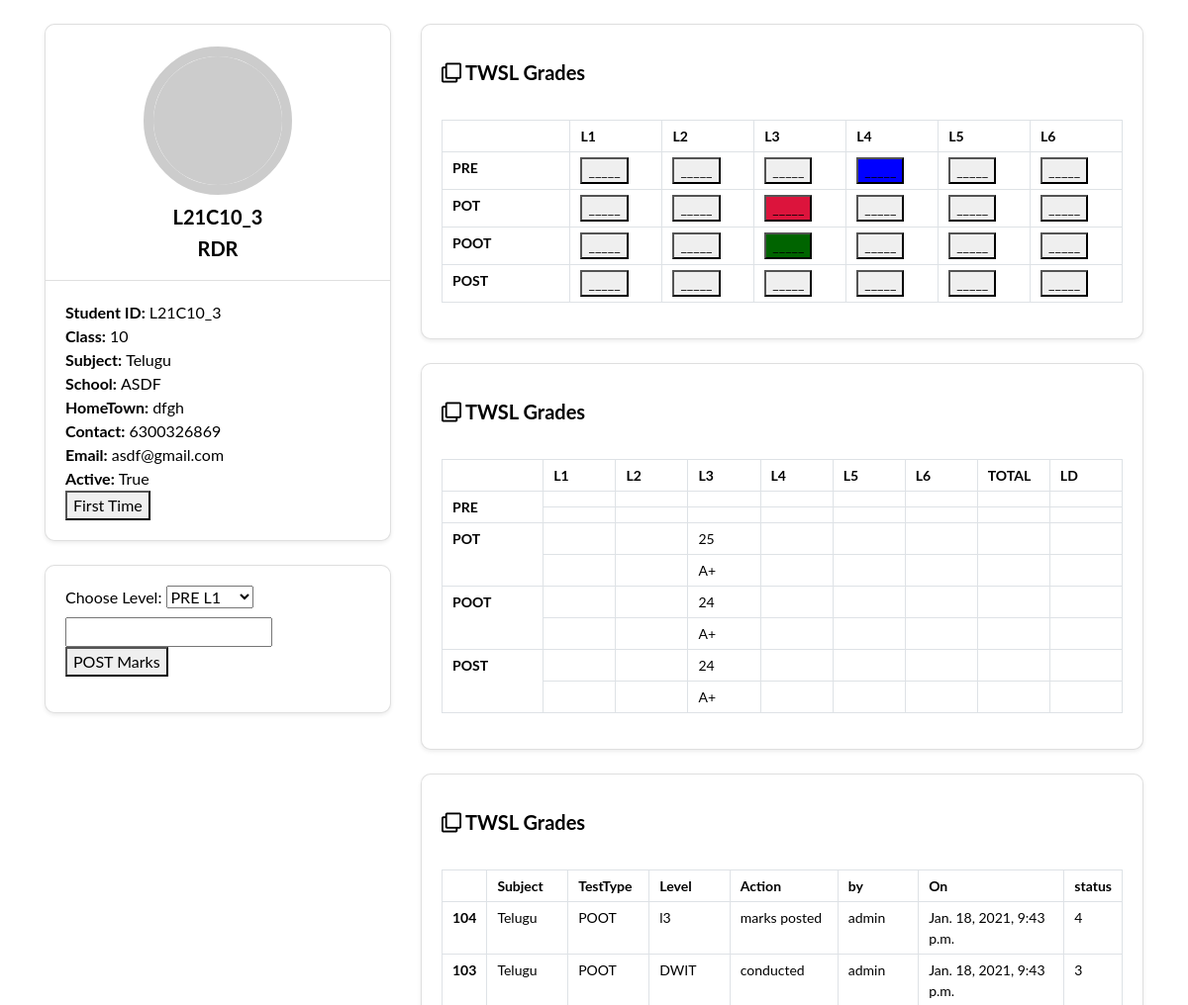
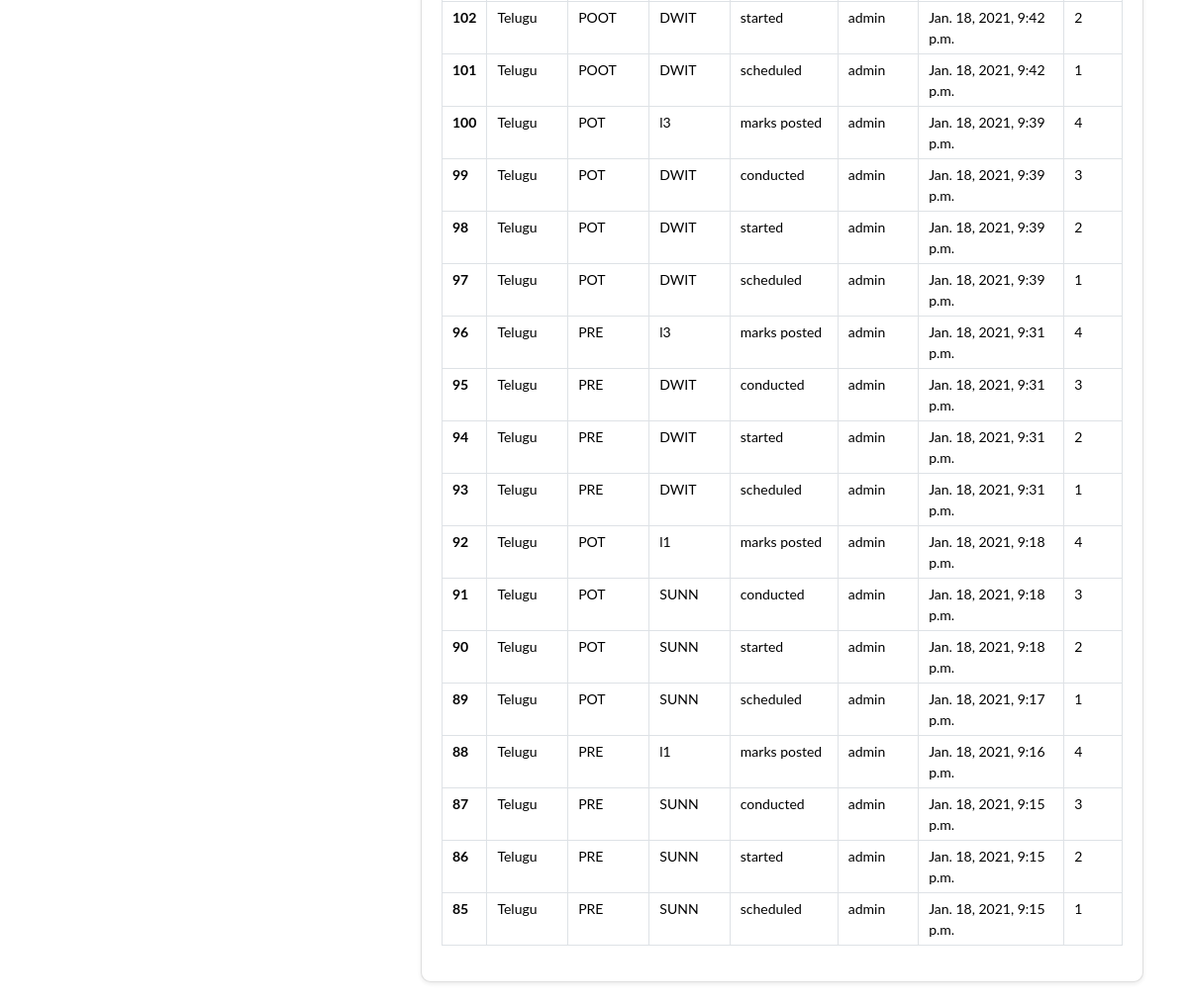
/profile/L21C10_3/ (signed in), run on the app's committed database (2 pictures, top to bottom).
### audio/models.py (models this page shows, shortened)
class StudentEnroll(models.Model):
    stuname = models.CharField(max_length=30)
    sk = models.CharField(max_length=10,default="dummmi")
    stusubject = models.CharField(max_length=30, default="Telugu")
    stuclass = models.CharField(max_length=10)
    stuschool = models.CharField(max_length=40)
    stutown = models.CharField(max_length=30)
    stucontact = models.CharField(max_length=12)
    stuemail= models.EmailField()
    is_active = models.BooleanField(default=True)
    def __str__(self):
        return self.sk + '   '+ self.stuname

class TestMarks(models.Model):
    student = models.OneToOneField(StudentEnroll, on_delete=models.CASCADE)
    PRE_l1 = models.CharField(default=' ', max_length=2)
    PRE_g1 = models.CharField(default=' ', max_length=2)
    PRE_l2 = models.CharField(default=' ', max_length=2)
    PRE_g2 = models.CharField(default=' ', max_length=2)
    PRE_l3 = models.CharField(default=' ', max_length=2)
    PRE_g3 = models.CharField(default=' ', max_length=2)
    PRE_l4 = models.CharField(default=' ', max_length=2)
    PRE_g4 = models.CharField(default=' ', max_length=2)
    PRE_l5 = models.CharField(default=' ', max_length=2)
    PRE_g5 = models.CharField(default=' ', max_length=2)
    PRE_l6 = models.CharField(default=' ', max_length=2)
    PRE_g6 = models.CharField(default=' ', max_length=2)
    POT_l1 = models.CharField(default=' ', max_length=2)
    POT_g1 = models.CharField(default=' ', max_length=2)
    POT_l2 = models.CharField(default=' ', max_length=2)
    POT_g2 = models.CharField(default=' ', max_length=2)
    POT_l3 = models.CharField(default=' ', max_length=2)
    POT_g3 = models.CharField(default=' ', max_length=2)
    POT_l4 = models.CharField(default=' ', max_length=2)
    POT_g4 = models.CharField(default=' ', max_length=2)
    POT_l5 = models.CharField(default=' ', max_length=2)
    POT_g5 = models.CharField(default=' ', max_length=2)
    POT_l6 = models.CharField(default=' ', max_length=2)
    POT_g6 = models.CharField(default=' ', max_length=2)
    POOT_l1 = models.CharField(default=' ', max_length=2)
    POOT_g1 = models.CharField(default=' ', max_length=2)
    POOT_l2 = models.CharField(default=' ', max_length=2)
    POOT_g2 = models.CharField(default=' ', max_length=2)
    POOT_l3 = models.CharField(default=' ', max_length=2)
    POOT_g3 = models.CharField(default=' ', max_length=2)
    POOT_l4 = models.CharField(default=' ', max_length=2)
    POOT_g4 = models.CharField(default=' ', max_length=2)
    POOT_l5 = models.CharField(default=' ', max_length=2)
    POOT_g5 = models.CharField(default=' ', max_length=2)
    POOT_l6 = models.CharField(default=' ', max_length=2)
    POOT_g6 = models.CharField(default=' ', max_length=2)
    POST_l1 = models.CharField(default=' ', max_length=2)
    POST_g1 = models.CharField(default=' ', max_length=2)
    POST_l2 = models.CharField(default=' ', max_length=2)
    POST_g2 = models.CharField(default=' ', max_length=2)
    POST_l3 = models.CharField(default=' ', max_length=2)
    POST_g3 = models.CharField(default=' ', max_length=2)
    POST_l4 = models.CharField(default=' ', max_length=2)
    POST_g4 = models.CharField(default=' ', max_length=2)
    POST_l5 = models.CharField(default=' ', max_length=2)
    POST_g5 = models.CharField(default=' ', max_length=2)
    POST_l6 = models.CharField(default=' ', max_length=2)
    POST_g6 = models.CharField(default=' ', max_length=2)
    def __str__(self):
        return self.student.stuname

class StudentTestStats(models.Model):
    testTypes= (
        ('PRE', 'PRE'),
        ('POT', 'POT'),
        ('POOT', 'POOT'),
        ('POST', 'POST'),
    )
    name = models.ForeignKey(StudentEnroll, on_delete=models.CASCADE) # need to remove
    subject = models.CharField(max_length= 20, default="Telugu")
    testtype = models.CharField(max_length=10, default="PRE")
    level = models.CharField(max_length=20, default="SUNN")
    status = models.IntegerField(default=1)
    action = models.CharField(max_length=40, default="---")
    datenow = models.DateTimeField(auto_now_add=True)
    conductedBy = models.ForeignKey(User, on_delete=models.CASCADE)
    timegap = models.CharField(default='-', max_length=2)
    times = models.CharField(default='-', max_length=2)

### audio/views.py (the view)
# urls.py: path('profile/<str:sk>/',views.studentprofile, name="studentprofile"),
@login_required
def studentprofile(request, sk):
    obj = StudentEnroll.objects.get(sk=sk)
    stats = StudentTestStats.objects.filter(name=obj).order_by('-datenow')
    try:
        marks = TestMarks.objects.get(student=obj)
    except:
        marks = {}
    print(marks)
    context = {"student_meta" : obj , "student_stats": stats, "marks": marks}
    return render(request, "student_profile.html", context)

### templates/student_profile.html (shortened to what this page needs)
         <!DOCTYPE html>
         <html>
         <head>
             <link rel='stylesheet' type='text/css' media='screen' href='https://cdnjs.cloudflare.com/ajax/libs/twitter-bootstrap/4.1.3/css/bootstrap.min.css'>
             <link rel='stylesheet' type='text/css' media='screen' href='https://cdnjs.cloudflare.com/ajax/libs/font-awesome/5.12.1/css/all.min.css'>
         </head>
         <body>
<div class="student-profile py-4">
    <div class="container">
      <div class="row">
        <div class="col-lg-4">
          <div class="card shadow-sm">
            <div class="card-header bg-transparent text-center">
              <img class="profile_img" src="https://placeimg.com/640/480/arch/any" alt="">
              <h3>{{ student_meta.sk }}</h3>
              <h3>{{ student_meta.stuname }}</h3>
            </div>
            <div class="card-body">
              <p class="mb-0"><strong class="pr-1">Student ID:</strong>{{ student_meta.sk }}</p>
              <p class="mb-0"><strong class="pr-1">Class:</strong>{{ student_meta.stuclass }}</p>
              <p class="mb-0"><strong class="pr-1">Subject:</strong>{{ student_meta.stusubject }}</p>
              <p class="mb-0"><strong class="pr-1">School:</strong>{{ student_meta.stuschool }}</p>
              <p class="mb-0"><strong class="pr-1">HomeTown:</strong>{{ student_meta.stutown }}</p>
              <p class="mb-0"><strong class="pr-1">Contact:</strong>{{ student_meta.stucontact }}</p>
              <p class="mb-0"><strong class="pr-1">Email:</strong>{{ student_meta.stuemail }}</p>
              <p class="mb-0"><strong class="pr-1">Active:</strong>{{ student_meta.is_active }}</p>
              <form action="marksinit" method="POST">
                <button type="submit" > First Time </button>
              </form>
            </div>
          </div>
          <br>
          <div class="card shadow-sm">
            <div class="card-body">
              <form action="marksupdate" method="POST">
                <label for="level">Choose Level:</label>
                    <select id="level" name="level">
                      <option value="PRE_l1">PRE L1</option>
                    </select>
                    <br>
                    <input type="text" name="marks">
                <button type="submit" > POST Marks </button>
              </form>
            </div>
          </div>
        </div>
        <div class="col-lg-8">
          <div class="card shadow-sm">
            <div class="card-header bg-transparent border-0">
                <br>
              <h3 class="mb-0"><i class="far fa-clone pr-1"></i>TWSL Grades</h3>
            </div>
            <br>
            <div class="card-body pt-0">
              <table class="table table-bordered">
                <tr>
                  <th width="14%"></th>
                  <th width="10%">L1</th>
                  <th width="10%">L2</th>
                  <th width="10%">L3</th>
                  <th width="10%">L4</th>
                  <th width="10%">L5</th>
                  <th width="10%">L6</th>
                </tr>
                <tr>
                  <th width="14%">PRE</th>
                  <td><button class ="l1" > _____ </button> </td>
                  <td> <button class = "l2"> _____ </button> </td>
                  <td><button class = "l3"> _____ </button> </td>
                  <td><button class="l4"> _____ </button> </td>
                  <td><button class ="l5"> _____ </button> </td>
                  <td><button class="l6"> _____ </button> </td>
                </tr>
                <tr>
                  <th width="14%">POT</th>
                  <td><button class="l7"> _____ </button> </td>
                  <td> <button class="l8"> _____ </button> </td>
                  <td><button style="background-color: crimson;" class="l9"> _____ </button> </td>
                  <td><button class="l10"> _____ </button> </td>
                  <td><button class="l11"> _____ </button> </td>
                  <td><button class="l12"> _____ </button> </td>
                </tr>
                <tr>
                  <th width="14%">POOT</th>
                  <td><button class="l13"> _____ </button> </td>
                  <td> <button class="l14"> _____ </button> </td>
                  <td><button style="background-color: darkgreen;" class="l15"> _____ </button> </td>
                  <td><button class="l16"> _____ </button> </td>
                  <td><button class="l17"> _____ </button> </td>
                  <td><button class="l18"> _____ </button> </td>
                </tr>
                <tr>
                  <th width="14%">POST</th>
                  <td><button class="l19"> _____ </button> </td>
                  <td> <button class="l20"> _____ </button> </td>
                  <td><button class="l21"> _____ </button> </td>
                  <td><button class="l22"> _____ </button> </td>
                  <td><button class="l23"> _____ </button> </td>
                  <td><button class="l24"> _____ </button> </td>
                </tr>
              </table>
            </div>
          </div>
          <br>
          <div class="card shadow-sm">
            <div class="card-header bg-transparent border-0">
                <br>
              <h3 class="mb-0"><i class="far fa-clone pr-1"></i>TWSL Grades</h3>
            </div>
            <br>
            <div class="card-body pt-0">
              <table class="table table-bordered">
                <tr>
                  <th width="14%"></th>
                  <th width="10%">L1</th>
                  <th width="10%">L2</th>
                  <th width="10%">L3</th>
                  <th width="10%">L4</th>
                  <th width="10%">L5</th>
                  <th width="10%">L6</th>
                  <th width="10%">TOTAL</th>
                  <th width="10%">LD</th>
                </tr>
                <tr>
                  <th width="14%" rowspan="2">PRE</th>
                  <td width="2%"> {{ marks.PRE_l1 }} </td>
                  <td> {{ marks.PRE_l2 }}</td>
                  <td> {{ marks.PRE_l3 }}</td>
                  <td> {{ marks.PRE_l4 }}</td>
                  <td> {{ marks.PRE_l5 }}</td>
                  <td> {{ marks.PRE_l6 }}</td>
                  <td> {{ marks.PRE_l6 }}</td>
                  <td> {{ marks.PRE_l6 }}</td>
                </tr>
                <tr>
                  <td> {{ marks.PRE_g1 }}</td>
                  <td> {{ marks.PRE_g2 }}</td>
                  <td> {{ marks.PRE_g3 }}</td>
                  <td> {{ marks.PRE_g4 }}</td>
                  <td> {{ marks.PRE_g5 }}</td>
                  <td> {{ marks.PRE_g6 }}</td>
                  <td> {{ marks.PRE_g6 }}</td>
                  <td> {{ marks.PRE_g6 }} </td>
                </tr>
                  <tr>
                    <th width="14%" rowspan="2">POT</th>
                    <td> {{ marks.POT_l1 }}</td>
                  <td> {{ marks.POT_l2 }}</td>
                  <td> {{ marks.POT_l3 }}</td>
                  <td> {{ marks.POT_l4 }}</td>
                  <td> {{ marks.POT_l5 }}</td>
                  <td> {{ marks.POT_l6 }}</td>
                  <td> {{ marks.POT_l6 }}</td>
                  <td> {{ marks.POT_l6 }} </td>
                  </tr>
                  <tr>
                    <td> {{ marks.POT_g1 }}</td>
                  <td> {{ marks.POT_g2 }}</td>
                  <td> {{ marks.POT_g3 }}</td>
                  <td> {{ marks.POT_g4 }}</td>
                  <td> {{ marks.POT_g5 }}</td>
                  <td> {{ marks.POT_g6 }}</td>
                  <td> {{ marks.POT_g6 }}</td>
                  <td> {{ marks.POT_g6 }} </td>
                  </tr>
                  <tr>
                    <th width="14%" rowspan="2">POOT</th>
                    <td> {{ marks.POOT_l1 }}</td>
                  <td> {{ marks.POOT_l2 }}</td>
                  <td> {{ marks.POOT_l3 }}</td>
                  <td> {{ marks.POOT_l4 }}</td>
                  <td> {{ marks.POOT_l5 }}</td>
                  <td> {{ marks.POOT_l6 }}</td>
                  <td> {{ marks.POOT_l6 }}</td>
                  <td> {{ marks.POOT_l6 }} </td>
                  </tr>
                  <tr>
                    <td> {{ marks.POOT_g1 }}</td>
                  <td> {{ marks.POOT_g2 }}</td>
                  <td> {{ marks.POOT_g3 }}</td>
                  <td> {{ marks.POOT_g4 }}</td>
                  <td> {{ marks.POOT_g5 }}</td>
                  <td> {{ marks.POOT_g6 }}</td>
                  <td> {{ marks.POOT_g6 }}</td>
                  <td> {{ marks.POOT_g6 }} </td>
                  </tr>
                  <tr>
                    <th width="14%" rowspan="2">POST</th>
                    <td> {{ marks.POST_l1 }}</td>
                  <td> {{ marks.POST_l2 }}</td>
                  <td> {{ marks.POST_l3 }}</td>
                  <td> {{ marks.POST_l4 }}</td>
                  <td> {{ marks.POST_l5 }}</td>
                  <td> {{ marks.POST_l6 }}</td>
                  <td> {{ marks.POST_l6 }}</td>
                  <td> {{ marks.POST_l6 }} </td>
                  </tr>
                  <tr>
                  <td> {{ marks.POST_g1 }}</td>
                  <td> {{ marks.POST_g2 }}</td>
                  <td> {{ marks.POST_g3 }}</td>
                  <td> {{ marks.POST_g4 }}</td>
                  <td> {{ marks.POST_g5 }}</td>
                  <td> {{ marks.POST_g6 }}</td>
                  <td> {{ marks.POST_g6 }}</td>
                  <td> {{ marks.POST_g6 }} </td>
                  </tr>
              </table>
            </div>
          </div>
          <br>
          <div class="card shadow-sm">
            <div class="card-header bg-transparent border-0">
                <br>
              <h3 class="mb-0"><i class="far fa-clone pr-1"></i>TWSL Grades</h3>
            </div>
            <br>
            <div class="card-body pt-0">
              <table class="table table-bordered">
                <tr>
                  <th width="2%"></th>
                  <th width="12%">Subject</th>
                  <th width="12%">TestType</th>
                  <th width="12%">Level</th>
                  <th width="16%">Action</th>
                  <th width="12%">by</th>
                  <th width="22%">On</th>
                  <th width="4%">status</th>
                </tr>
                {% for stats in student_stats %}
                <tr>
                  <th>{{ stats.id }} </th>
                  <td>{{ stats.subject}} </td>
                  <td>{{ stats.testtype }} </td>
                  <td>{{ stats.level }} </td>
                  <td>{{ stats.action }} </td>
                   <td>{{ stats.conductedBy }} </td>
                  <td>{{ stats.datenow }} </td>
                  <td>{{ stats.status }} </td>
                </tr>
                {% endfor %}
              </table>
            </div>
          </div>
        </div>
      </div>
    </div>
  </div>
         </body>
         </html>

### templates/student_profile.html (style rules this page uses)
body { padding: 0; margin: 0; font-family: 'Lato', sans-serif; color: #000; }
.student-profile .card { border-radius: 10px; }
.student-profile .card .card-header .profile_img { width: 150px; height: 150px; object-fit: cover; margin: 10px auto; border: 10px solid #ccc; border-radius: 50%; }
.student-profile .card h3 { font-size: 20px; font-weight: 700; }
.student-profile .card p { font-size: 16px; color: #000; }
.student-profile .table th, .student-profile .table td { font-size: 14px; padding: 5px 10px; color: #000; }
.l4 { background-color: blue; }

### data on the page
StudentEnroll: sk "L21C10_3", stuname "RDR", stuclass "10", stusubject "Telugu", stuschool "ASDF", stutown "dfgh", stucontact "6300326869", stuemail "asdf@gmail.com", is_active "True"
TestMarks: POT_l3 "25", POT_g3 "A+", POOT_l3 "24", POOT_g3 "A+", POST_l3 "24", POST_g3 "A+"
StudentTestStats: id "104", subject "Telugu", testtype "POOT", level "l3", action "marks posted", conductedBy "admin", datenow "Jan. 18, 2021, 9:43 p.m.", status "4"
StudentTestStats: id "103", subject "Telugu", testtype "POOT", level "DWIT", action "conducted", conductedBy "admin", datenow "Jan. 18, 2021, 9:43 p.m.", status "3"
StudentTestStats: id "102", subject "Telugu", testtype "POOT", level "DWIT", action "started", conductedBy "admin", datenow "Jan. 18, 2021, 9:42 p.m.", status "2"
StudentTestStats: id "101", subject "Telugu", testtype "POOT", level "DWIT", action "scheduled", conductedBy "admin", datenow "Jan. 18, 2021, 9:42 p.m.", status "1"
StudentTestStats: id "100", subject "Telugu", testtype "POT", level "l3", action "marks posted", conductedBy "admin", datenow "Jan. 18, 2021, 9:39 p.m.", status "4"
StudentTestStats: id "99", subject "Telugu", testtype "POT", level "DWIT", action "conducted", conductedBy "admin", datenow "Jan. 18, 2021, 9:39 p.m.", status "3"
StudentTestStats: id "98", subject "Telugu", testtype "POT", level "DWIT", action "started", conductedBy "admin", datenow "Jan. 18, 2021, 9:39 p.m.", status "2"
StudentTestStats: id "97", subject "Telugu", testtype "POT", level "DWIT", action "scheduled", conductedBy "admin", datenow "Jan. 18, 2021, 9:39 p.m.", status "1"
StudentTestStats: id "96", subject "Telugu", testtype "PRE", level "l3", action "marks posted", conductedBy "admin", datenow "Jan. 18, 2021, 9:31 p.m.", status "4"
StudentTestStats: id "95", subject "Telugu", testtype "PRE", level "DWIT", action "conducted", conductedBy "admin", datenow "Jan. 18, 2021, 9:31 p.m.", status "3"
StudentTestStats: id "94", subject "Telugu", testtype "PRE", level "DWIT", action "started", conductedBy "admin", datenow "Jan. 18, 2021, 9:31 p.m.", status "2"
StudentTestStats: id "93", subject "Telugu", testtype "PRE", level "DWIT", action "scheduled", conductedBy "admin", datenow "Jan. 18, 2021, 9:31 p.m.", status "1"
StudentTestStats: id "92", subject "Telugu", testtype "POT", level "l1", action "marks posted", conductedBy "admin", datenow "Jan. 18, 2021, 9:18 p.m.", status "4"
StudentTestStats: id "91", subject "Telugu", testtype "POT", level "SUNN", action "conducted", conductedBy "admin", datenow "Jan. 18, 2021, 9:18 p.m.", status "3"
StudentTestStats: id "90", subject "Telugu", testtype "POT", level "SUNN", action "started", conductedBy "admin", datenow "Jan. 18, 2021, 9:18 p.m.", status "2"
StudentTestStats: id "89", subject "Telugu", testtype "POT", level "SUNN", action "scheduled", conductedBy "admin", datenow "Jan. 18, 2021, 9:17 p.m.", status "1"
StudentTestStats: id "88", subject "Telugu", testtype "PRE", level "l1", action "marks posted", conductedBy "admin", datenow "Jan. 18, 2021, 9:16 p.m.", status "4"
StudentTestStats: id "87", subject "Telugu", testtype "PRE", level "SUNN", action "conducted", conductedBy "admin", datenow "Jan. 18, 2021, 9:15 p.m.", status "3"
StudentTestStats: id "86", subject "Telugu", testtype "PRE", level "SUNN", action "started", conductedBy "admin", datenow "Jan. 18, 2021, 9:15 p.m.", status "2"
StudentTestStats: id "85", subject "Telugu", testtype "PRE", level "SUNN", action "scheduled", conductedBy "admin", datenow "Jan. 18, 2021, 9:15 p.m.", status "1"
